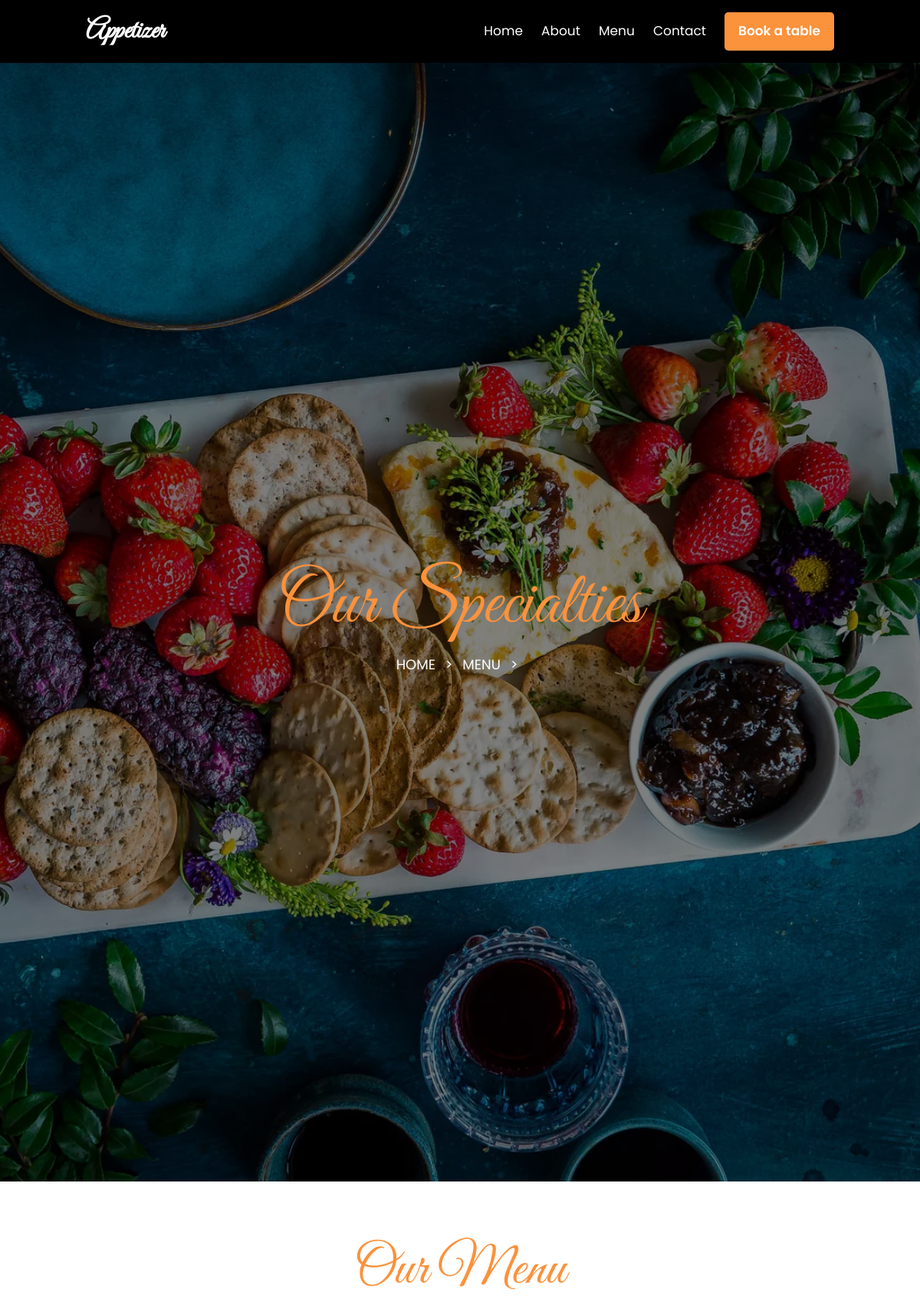
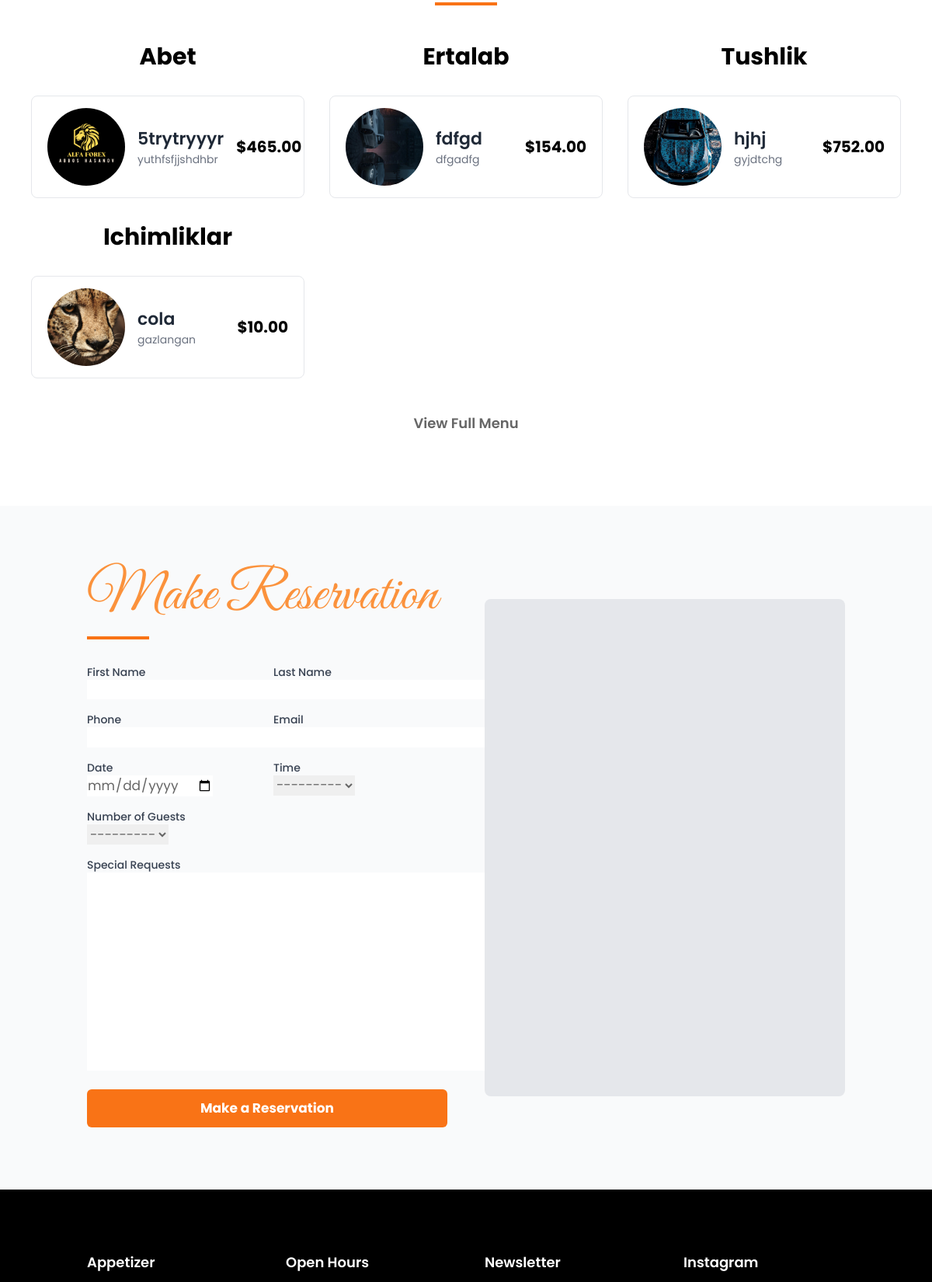
The app's page /menu/ (upper part) with its own data (2 pictures, top to bottom).
### menu/models.py (models this page shows, shortened)
class Category(models.Model):
    STATUS_CHOICES = [
            ('Ertalab', 'Ertalab'),
            ('Abet', 'Abet'),
            ('Tushlik', 'Tushlik'),
            ('Ichimliklar', 'Ichimliklar'),
            ('Shirinliklar', 'Shirinliklar'),
        ]
    title  = models.CharField(max_length=200, choices=STATUS_CHOICES)
    created_at = models.DateTimeField(auto_now_add=True)

class Manls(models.Model):
    category = models.ForeignKey(Category, on_delete=models.CASCADE)
    image = models.ImageField(upload_to='menu_images/')
    name = models.CharField(max_length=100)
    description = models.TextField()
    price = models.DecimalField(max_digits=5, decimal_places=2)
    created_at = models.DateTimeField(auto_now_add=True)

### menu/views.py (the view, shortened to what this page needs)
# urls.py: path('',MenuView.as_view(), name='menu'),
class MenuView(ListView, FormMixin):
    template_name = "menu/menu.html"
    queryset = Profile.objects.all()
    context_object_name = 'chefs'
    form_class = ProfileForm
    success_url = reverse_lazy('home')
    def get_queryset(self):
        profile = Profile.objects.all()
        return profile
    def get_context_data(self, **kwargs):
        context = super().get_context_data(**kwargs)
        context['categories'] = Category.objects.all()
        context['chefs'] = Chefs.objects.all()[:4]
        context['form'] = self.get_form()
        context['google_map_url'] = "https://www.google.com/maps/embed?pb=!1m18!1m12!1m3!1d2922.3268090152345!2d65.7851253!3d38.845298!2m3!1f0!2f0!3f0!3m2!1i1024!2i768!4f13.1!3m3!1m2!1s0x3f4ea6219349c8fb%3A0x9879a3d21a724458!2sASI%20Park!5e0!3m2!1sen!2s!4v1720971023456!5m2!1sen!1s"
        return context

### reservation/forms.py
class ProfileForm(forms.ModelForm):
    class Meta:
        model = Profile
        fields = ['first_name', 'last_name', 'phone', 'email', 'date', 'guests', 'time', 'special_requests']
        widgets = {
            'date': forms.DateInput(attrs={'type': 'date'}),
        }

### templates/menu/menu.html (shortened to what this page needs)
{% extends 'base.html' %}
{% load static %}
{% block extra_css %}
  <link rel="stylesheet" href="{% static 'css/menu.css' %}" />
{% endblock %}
{% block content %}
  <main>
    <section class="bg-menu h-[40vh] flex items-center justify-center text-center text-white">
      <div>
        <h1 class="font-great-vibes text-6xl md:text-8xl text-orange-400">Our Specialties</h1>
        <p class="text-lg mt-4 uppercase">
          <a class="hover:text-orange-600" href="{% url 'home' %}">HOME</a>
          <span class="mx-2">&gt;</span> menu <span class="mx-2">&gt;</span>
        </p>
      </div>
    </section>
  <section class="py-20 bg-white">
    <div class="mx-auto sm:px-5 lg:px-10">
      <div class="text-center mb-12">
        <h2 class="text-7xl font-great-vibes text-orange-400">Our Menu</h2>
        <div class="w-20 h-1 bg-orange-500 mx-auto my-4 mb-10"></div>
      </div>
      {% if categories %}
        <div class="grid grid-cols-1 md:grid-cols-2 lg:grid-cols-3 gap-8">
          {% for category in categories %}
            <div>
              <h3 class="text-3xl font-bold text-center mb-8 text-black">{{ category.title }}</h3>
              <div class="space-y-6">
                {% for item in category.manls_set.all %}
                    <div class="flex items-center space-x-4 border card-menu">
                      {% if item.image %}
                        <img alt="{{ item.name }}" class="rounded-full object-cover" src="{{ item.image.url }}" />
                      {% else %}
                        <div class="w-16 h-16 bg-gray-300 rounded-full flex items-center justify-center">
                          <span class="text-gray-600 text-xs">No Image</span>
                        </div>
                      {% endif %}
                      <div class="flex-grow">
                        <h4 class="font-semibold text-gray-800 title-menu">{{ item.name }}</h4>
                        <p class="text-sm text-gray-500">{{ item.description|truncatechars:50 }}</p>
                      </div>
                      <span class="text-black price-menu font-bold">${{ item.price }}</span>
                    </div>
                {% empty %}
                  <div class="text-center text-gray-500 py-8">
                    <p>Bu kategoriyada hozircha mahsulotlar mavjud emas.</p>
                  </div>
                {% endfor %}
              </div>
            </div>
          {% endfor %}
        </div>
        {% if categories %}
          <div class="text-center mt-8">
            <a href="{% url 'menu' %}" class="btn-primary px-6 py-3 text-lg font-semibold inline-block">View Full Menu</a>
          </div>
        {% endif %}
      {% else %}
        <div class="text-center py-20">
          <h3 class="text-2xl text-gray-600 mb-4">Menyu ma'lumotlari hozircha mavjud emas</h3>
          <p class="text-gray-500">Admin paneldan menyu kategoriyalari va mahsulotlarini qo'shishingiz mumkin.</p>
        </div>
      {% endif %}
    </div>
  </section>
    <section class="py-20 bg-gray-50">
      <div class="container mx-auto px-6">
        <div class="grid lg:grid-cols-2 gap-12 items-center">
          <div>
            <div class="text-left mb-8">
              <h2 class="text-7xl font-great-vibes text-orange-400">Make Reservation</h2>
              <div class="w-20 h-1 bg-orange-500 my-4"></div>
            </div>
            <form method="POST" action="{% url 'reservation_home' %}" class="space-y-4">
              <div class="grid grid-cols-1 md:grid-cols-2 gap-4">
                <div>
                  <label class="block text-sm font-medium text-gray-700" for="{{ form.first_name.id_for_label }}">First Name</label>
                  {{ form.first_name }}
                </div>
                <div>
                  <label class="block text-sm font-medium text-gray-700" for="{{ form.last_name.id_for_label }}">Last Name</label>
                  {{ form.last_name }}
                </div>
              </div>
              <div class="grid grid-cols-1 md:grid-cols-2 gap-4">
                <div>
                  <label class="block text-sm font-medium text-gray-700" for="{{ form.phone.id_for_label }}">Phone</label>
                  {{ form.phone }}
                </div>
                <div>
                  <label class="block text-sm font-medium text-gray-700" for="{{ form.email.id_for_label }}">Email</label>
                  {{ form.email }}
                </div>
              </div>
              <div class="grid grid-cols-1 md:grid-cols-2 gap-4">
                <div>
                  <label class="block text-sm font-medium text-gray-700" for="{{ form.date.id_for_label }}">Date</label>
                  {{ form.date }}
                </div>
                <div>
                  <label class="block text-sm font-medium text-gray-700" for="{{ form.time.id_for_label }}">Time</label>
                  {{ form.time }}
                </div>
              </div>
              <div>
                <label class="block text-sm font-medium text-gray-700" for="{{ form.guests.id_for_label }}">Number of Guests</label>
                {{ form.guests }}
              </div>
              <div>
                <label class="block text-sm font-medium text-gray-700" for="{{ form.special_requests.id_for_label }}">Special Requests</label>
                {{ form.special_requests }}
              </div>
              <button class="w-full bg-orange-500 text-white font-bold py-3 px-6 rounded-md hover:bg-orange-600 transition duration-300" type="submit">Make a Reservation</button>
            </form>
          </div>
          <div class="bg-gray-200 location flex items-center justify-center rounded-lg">
            {% if google_map_url %}
              <iframe class="rounded-lg border-gray-300" src="{{ google_map_url }}" width="100%" height="100%" style="border:0;" allowfullscreen="" loading="lazy"></iframe>
            {% else %}
              <p class="text-gray-500">Map will be shown here</p>
            {% endif %}
          </div>
        </div>
      </div>
    </section>
  </main>
{% endblock %}

### templates/base.html (shortened to what this page needs)
<!DOCTYPE html>
<html lang="en">
  <head>
    <link href="https://cdn.jsdelivr.net/npm/tailwindcss@2.2.19/dist/tailwind.min.css" rel="stylesheet" />
    <script src="https://cdn.tailwindcss.com"></script>
    {% block extra_css %}
    {% endblock %}
  </head>
  <body class="bg-white">
    {% include 'partials/navbar.html' %}
    <main>
      {% block content %}
      {% endblock %}
    </main>
    {% include 'partials/footer.html' %}
  </body>
</html>

### templates/partials/navbar.html (shortened to what this page needs)
<header class="hero-bg text-white">
  <div class="bg-black">
    <nav class="container mx-auto px-6 py-4 flex justify-between items-center">
      <a class="text-4xl font-bold font-great-vibes" href="{% url 'home' %}">Appetizer</a>
      <div class="hidden md:flex space-x-6 items-center">
        <a class="hover:text-orange-400" href="{% url 'home' %}">Home</a>
        <a class="hover:text-orange-400" href="{% url 'about' %}">About</a>
        <a class="hover:text-orange-400" href="{% url 'menu' %}">Menu</a>
        <a class="hover:text-orange-400" href="{% url 'create_contact' %}">Contact</a>
        <a class="nav-but text-white font-semibold" href="{% url 'reservation_home' %}">Book a table</a>
      </div>
    </nav>
  </div>
</header>

### templates/partials/footer.html (shortened to what this page needs)
<footer class="bg-black text-gray-400 py-20">
  <div class="container mx-auto px-6">
    <div class="grid grid-cols-1 md:grid-cols-2 lg:grid-cols-4 gap-12">
      <div>
        <h3 class="text-white text-lg font-semibold mb-4">Appetizer</h3>
      </div>
      <div>
        <h3 class="text-white text-lg font-semibold mb-4">Open Hours</h3>
      </div>
      <div>
        <h3 class="text-white text-lg font-semibold mb-4">Newsletter</h3>
      </div>
      <div>
        <h3 class="text-white text-lg font-semibold mb-4">Instagram</h3>
      </div>
    </div>
  </div>
</footer>

### static/css/menu.css (style rules this page uses)
.bg-menu { background-image: linear-gradient(rgba(0, 0, 0, 0.5), rgba(0, 0, 0, 0.5)), url("../images/bg_3.jpg"); background-size: cover; background-position: center; }
.location { height: 40rem !important; }
.card-menu { padding: 15px 20px; border-radius: 8px; }
.card-menu img { width: 100px; height: 100px; }
.title-menu { font-size: 22px; }
.price-menu { font-size: 20px; }

### templates/base.html (style rules this page uses)
body { font-family: 'Poppins', sans-serif !important; font-size: 17px; font-weight: 400; color: #666666; }
.nav-but { background: rgb(251 146 60); padding: 12px 18px; border-radius: 5px; }
.font-great-vibes { font-family: 'Great Vibes', cursive; }

### records on screen
Category: title "Abet"
Manls: image (picture), name "5trytryyyr", description "yuthfsfjjshdhbr", price "465.00"
Category: title "Ertalab"
Manls: image (picture), name "fdfgd", description "dfgadfg", price "154.00"
Category: title "Tushlik"
Manls: image (picture), name "hjhj", description "gyjdtchg", price "752.00"
Category: title "Ichimliklar"
Manls: image (picture), name "cola", description "gazlangan", price "10.00"
